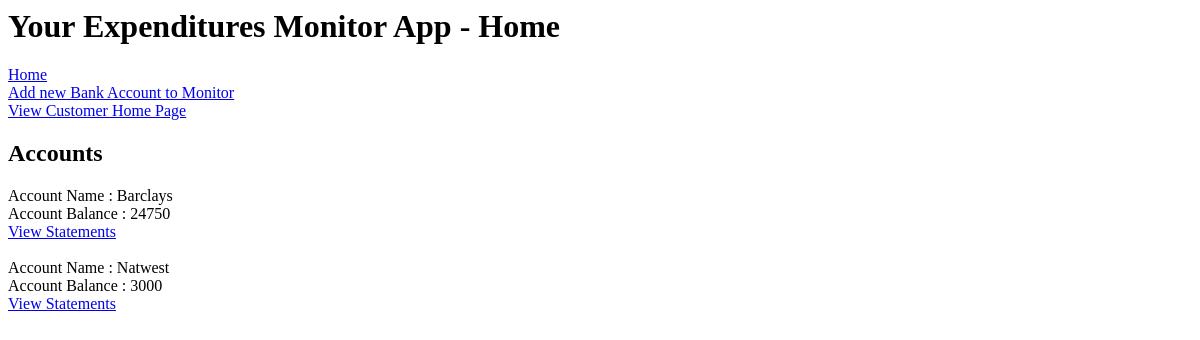
The app's page /home, older data.
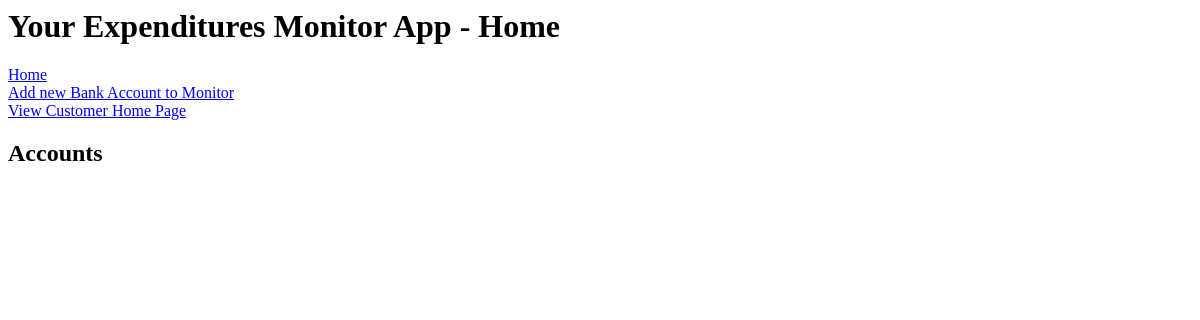
The same page, newer data.
### application/models.py (models this page shows)
class Accounts(db.Model):
    id = db.Column(db.Integer, primary_key=True)
    balance = db.Column(db.Integer)
    account_name = db.Column(db.String(30), nullable=False)
    cust_name = db.Column(db.String(30), nullable=False)
    transactions = db.relationship('Transaction', backref='accounts' , lazy='dynamic')

### application/routes.py (the view)
@app.route('/')
@app.route('/home')
def home():
    all_accounts = Accounts.query.all()
    account_string = ""
    return render_template("index.html", title="Home", all_accounts=all_accounts)

### application/templates/index.html
{% extends "layout.html" %}
{% block body %}
        <br>
        <a href="{{ url_for('customer_home') }}">View Customer Home Page</a>
        <br>
<h2>Accounts</h2>
{% for account in all_accounts %}
        Account Name : {{ account.account_name }}
        <br>
        Account Balance : {{ account.balance }}
        <br>
        <a href="{{ url_for('statements', id=account.id) }}">View Statements</a>
        <br><br>
{% endfor %}
{% endblock body %}

Row changes from the older to the newer data that the page shows:
removed Accounts: account_name "Barclays", balance "24750"
removed Accounts: account_name "Natwest", balance "3000"
